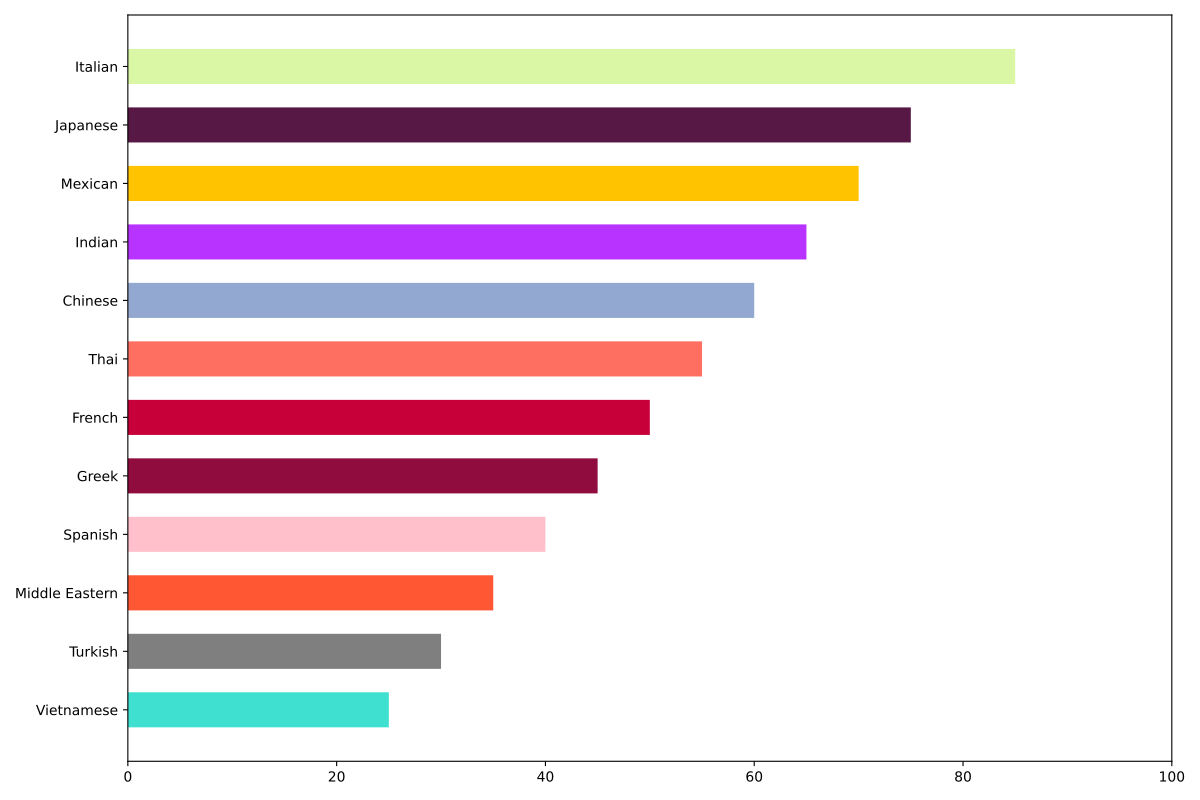

The Python source for this figure:
import matplotlib.pyplot as plt
import numpy as np

cuisines = ["Italian", "Japanese", "Mexican", "Indian", "Chinese", "Thai", "French", "Greek", "Spanish", "Middle Eastern", "Turkish", "Vietnamese"]
popularity_scores = np.array([85, 75, 70, 65, 60, 55, 50, 45, 40, 35, 30, 25])

# Manually shuffled the colors and added new colors for new data
colors = ['#DAF7A6', '#581845', '#FFC300', '#B833FF', '#92A8D1', '#FF6F61', '#C70039', '#900C3F', '#FFC0CB', '#FF5733', '#7F7F7F', '#40E0D0']

fig, ax = plt.subplots(figsize=(12, 8))
ax.barh(cuisines, popularity_scores, color=colors, height=0.6)

ax.invert_yaxis()
ax.set_xlim(0, 100)

plt.tight_layout()
plt.show()
